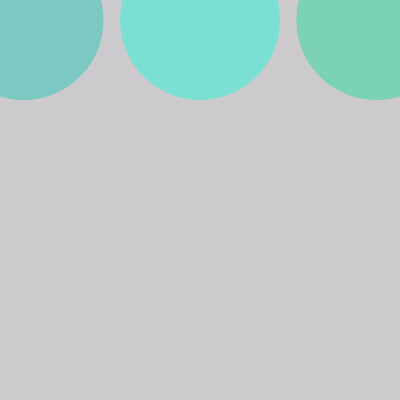
Frame 1 (no input)
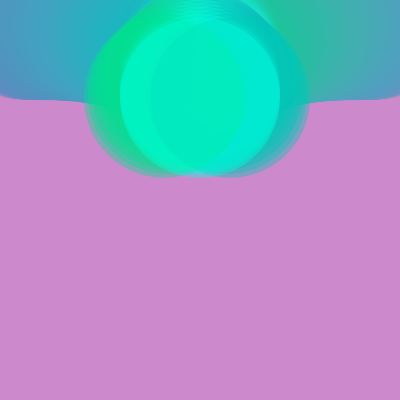
Frame 60 (the mouse pressed at the canvas centre just before this capture)
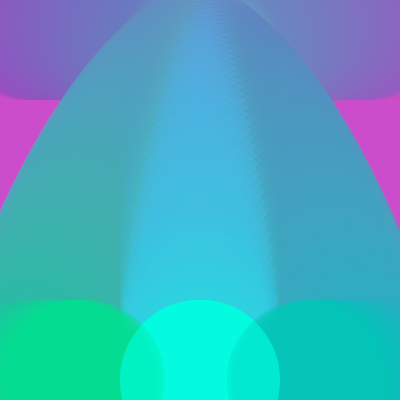
Frame 120 (the mouse held since frame 60 and released just before this capture)

The Processing sketch that drew these frames (run headless with seeded random() and noise(); from frame 60 on, the mouse is pressed at the canvas centre):

// Processing sketch: processing_166161
// ── processing_166161.pde

float beginX = 20.0; // Initial x-coordinate
float beginY = 20.0; // Initial y-coordinate
float endX = 370.0; // Final x-coordinate
float endY = 380.0; // Final y-coordinate
float distX; // X-axis distance to move
float distY; // Y-axis distance to move
float exponent = 3.0; // Determines the curve
float x = 0.0; // Current x-coordinate
float y = 0.0; // Current y-coordinate
float step = 0.01; // Size of each step along the path
float pct = 0.0; // Percentage traveled (0.0 to 1.0)
int direction = 1;

float GbeginX = 380.0; // Initial x-coordinate
float GbeginY = 20.0; // Initial y-coordinate
float GendX = 20.0; // Final x-coordinate
float GendY = 380.0; // Final y-coordinate
float GdistX; // X-axis distance to move
float GdistY; // Y-axis distance to move
float Gexponent = 3.0; // Determines the curve
float Gx = 0.0; // Current x-coordinate
float Gy = 0.0; // Current y-coordinate
float Gstep = 0.01; // Size of each step along the path
float Gpct = 0.0; // Percentage traveled (0.0 to 1.0)
int Gdirection = 1;

float PbeginX = 200.0; // Initial x-coordinate
float PbeginY = 20.0; // Initial y-coordinate
float PendX = 200.0; // Final x-coordinate
float PendY = 380.0; // Final y-coordinate
float PdistX; // X-axis distance to move
float PdistY; // Y-axis distance to move
float Pexponent = 3.0; // Determines the curve
float Px = 0.0; // Current x-coordinate
float Py = 0.0; // Current y-coordinate
float Pstep = 0.01; // Size of each step along the path
float Ppct = 0.0; // Percentage traveled (0.0 to 1.0)
int Pdirection = 1;

void setup() {
size(400, 400);
noStroke();
distX = endX - beginX;
distY = endY - beginY;

GdistX = GendX - GbeginX;
GdistY = GendY - GbeginY;

PdistX = PendX - PbeginX;
PdistY = PendY - PbeginY;
}
void draw() {
fill(250,0,250, 2); //background
rect(0, 0, width, height);

pct += step * direction; //white ball
if ((pct > 1.0) || (pct < 0.0)) {
direction = direction * -1;
}
if (direction == 1) {
x = beginX + (pct * distX);
float e = pow(pct, exponent);
y = beginY + (e * distY);
} else {
x = beginX + (pct * distX);
float e = pow(1.0-pct, exponent*2);
y = beginY + (e * -distY) + distY;
}
fill(0, 200, 180,100);
ellipse(x, y, 160, 160);

Gpct += Gstep * Gdirection; //green ball
if ((Gpct > 1.0) || (Gpct < 0.0)) {
Gdirection = Gdirection * -1;
}
if (Gdirection == 1) {
Gx = GbeginX + (Gpct * GdistX);
float Ge = pow(Gpct, Gexponent);
Gy = GbeginY + (Ge * GdistY);
} else {
Gx = GbeginX + (Gpct * GdistX);
float Ge = pow(1.0-Gpct, Gexponent*2);
Gy = GbeginY + (Ge * -GdistY) + GdistY;
}
fill(0,225,144,100);
ellipse(Gx, Gy, 160, 160);

Ppct += Pstep * Pdirection; //yellow ball
if ((Ppct > 1.0) || (Ppct < 0.0)) {
Pdirection = Pdirection * -1;
}
if (Pdirection == 1) {
Px = PbeginX + (Ppct * PdistX);
float Pe = pow(Ppct, Pexponent);
Py = PbeginY + (Pe * PdistY);
} else {
Px = PbeginX + (Ppct * PdistX);
float Pe = pow(1.0-Ppct, Pexponent*2);
Py = PbeginY + (Pe * -PdistY) + PdistY;
}
fill(0,255,224,100);
ellipse(Px, Py, 160, 160);


}
